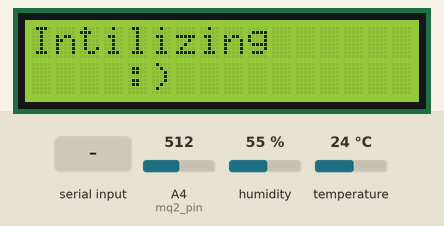
The sketch below on a simulated Arduino Uno, built with avr-gcc and run on an emulated ATmega328P. Shown: 16×2 character LCD. Inputs (shaded band) come from the test bench; at power-on: A4 (mq2_pin) = 512, humidity 55 %, temperature 24 °C. The modem accepts every AT command (registered, SIM ready, sends succeed) and sends nothing else; what the sketch prints to the serial monitor is not drawn.

Above: at 4.7 s.
10.0 s: "Status" received over the second serial link
At 41.7 s:
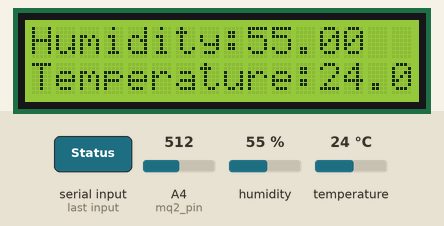
Timing chart, 0 to 42.3 s (numbered marks = the images above; inputs shaded):
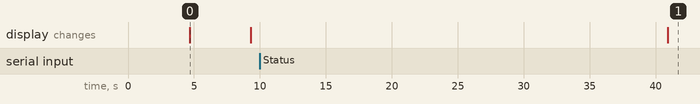

Measured:
- what the display in image 0 shows lasts 4.6 s, from 4.7 s to 9.3 s

The sketch:

Environment_Monitoring_System-GSM.ino
```cpp
#include <SoftwareSerial.h>
#include <dht.h>
#include <LiquidCrystal.h>
#define dht_apin A3
#define mq2_pin A4


int i;
int Smokelvl;

SoftwareSerial mySerial(6, 7); //SIM800L Tx & Rx is connected to Arduino #3 & #2

dht DHT;
const int rs = 12, en = 11, d4 = 2, d5 = 3, d6 = 4, d7 = 5;
 LiquidCrystal lcd(rs, en, d4, d5, d6, d7);

void setup() {
  Serial.begin(9600);
  mySerial.begin(9600);

  Serial.println("Initializing GSM...");
  delay(1000);

  mySerial.println( "AT" ); //Once the handshake test is successful, it will back to OK
  updateSerial();
  mySerial.println("AT+CMGF=1"); // Configuring TEXT mode
  updateSerial();
  mySerial.println("AT+CMGS=\"+91 phn number\"");//change ZZ with country code and xxxxxxxxxxx with phone number to sms
  updateSerial();
  mySerial.print("Setup Completed!! Ready To Use."); //text content
  updateSerial();
  mySerial.write(26);
  updateSerial();
  mySerial.println("AT+CMGF=1");
  updateSerial();
  mySerial.println("AT+=1,2,0,0,0");
  updateSerial();
  lcd.begin(16, 2);
  lcd.setCursor(0,0);
  lcd.print("Intilizing");
  lcd.setCursor(0,1);
  lcd.print("    :)    ");
  pinMode(A3,INPUT);
  delay(500);
  Serial.println("\n....Temperature and Humidity Sensor....");
  Serial.println("*********************");
  delay(500);
  Serial.println("....Smoke Sensor is Ready...");
  Serial.println("*********************");
  Serial.print("Initializing");
  for(i=0;i<3;i++)
   {
    Serial.print(".");
    delay(500);
    }
  Serial.println("");

  delay(500);

  inti();
}

void loop()
{
  String SMS_text;
  delay(500);
while(mySerial.available())
{
SMS_text=mySerial.readString();

int S=SMS_text.indexOf("Status");
if (S>10)
{
  Right();
  }
}
  String cmd = "";
 Smokelvl=analogRead(mq2_pin);
 DHT.read11(dht_apin);
 if(Serial.available() > 0)
 {
  cmd = Serial.readString();
  if((cmd == "status"))
  {
    Right();
    }
  else
  {
    intrupW();
    }
  }

if (Smokelvl>300)
{
 smklvl();
}
 else if(DHT.temperature > 30)
{
 templvl();
}
lcd.setCursor(0,0);
lcd.print("Humidity:");
lcd.print(DHT.humidity);
lcd.setCursor(0,1);
lcd.print("Temperature:");
lcd.print(DHT.temperature);

Serial.flush();
}

void inti()
{
  DHT.read11(dht_apin);
  Serial.println("====================");
  Serial.print("Initially The Humidity percentage is ");
  Serial.print(int(DHT.humidity));
  Serial.println(" %");
  Serial.print("Initially The Temperature is ");
  Serial.print(int(DHT.temperature));
  Serial.println(" c");
  Serial.println("====================");

  delay(1000);

}

void Right()

{

Serial.println("Request Received");
Serial.println("Sending SMS");
lcd.clear();
lcd.setCursor(0,0);
lcd.print("Request Received");
lcd.setCursor(0,1);
lcd.print("Sending SMS");
mySerial.println("AT+CMGF=1"); // Configuring TEXT mode
updateSerial();
mySerial.println("AT+CMGS=\"+91 phn number\"");//change ZZ with country code and xxxxxxxxxxx with phone number to sms
updateSerial();
DHT.read11(dht_apin);
String Output="The Humidity percentage is "+String(int(DHT.humidity))+" %"+"\nThe Temperature is "+String(int(DHT.temperature))+" c";
mySerial.print(Output); //text content
updateSerial();
mySerial.write(26);
delay(5000);
lcd.clear();
mySerial.println("AT+CMGF=1");
mySerial.println("AT+CNMI=1,2,0,0,0");
}

void intrupW()

{
lcd.clear();
Serial.println("INVALID Command");
lcd.setCursor(0,0);
lcd.print("INVALID Command");

delay(5000);
lcd.clear();
}


void smklvl()
{
lcd.clear();
Serial.println("Smoke Level is above the Limit");
Smokelvl = analogRead(mq2_pin);
Serial.print(Smokelvl);
Serial.println("smoke is Detected");
lcd.setCursor(0,0);
lcd.print("Smoke Detected");
lcd.setCursor(0,1);
lcd.print("Open Windows");

lcd.clear();
mySerial.println("AT+CMGF=1"); // Configuring TEXT mode
updateSerial();
mySerial.println("AT+CMGS=\"+91 phn number\"");//change ZZ with country code and xxxxxxxxxxx with phone number to sms
updateSerial();
mySerial.print("Smoke Level is Above The Limit."); //text content
updateSerial();
mySerial.write(26);
delay(30000);
mySerial.println("AT+CMGF=1");
mySerial.println("AT+CNMI=1,2,0,0,0");

}

void templvl()

{
lcd.clear();
lcd.setCursor(0,0);
DHT.read11(dht_apin);
Serial.print("Temperature Level Exceeded the Limit ");
Serial.print(DHT.temperature);
Serial.println(" Degree C");
lcd.print("Temperature");
lcd.setCursor(0,1);
lcd.print("Exceeded");
delay(5000);
lcd.clear();
mySerial.println("AT+CMGF=1"); // Configuring TEXT mode
updateSerial();
mySerial.println("AT+CMGS=\"+91 phn number\"");//change ZZ with country code and xxxxxxxxxxx with phone number to sms
updateSerial();
mySerial.print("Temperature level is Too High"); //text content
updateSerial();
mySerial.write(26);
mySerial.println("AT+CMGF=1");
mySerial.println("AT+CNMI=1,2,0,0,0");
delay(30000);

}

void updateSerial()
{
  delay(500);
  while (Serial.available())
  {
    mySerial.write(Serial.read());//Forward what Serial received to Software Serial Port
  }
  while(mySerial.available())
  {
    Serial.write(mySerial.read());//Forward what Software Serial received to Serial Port
  }
}
```
